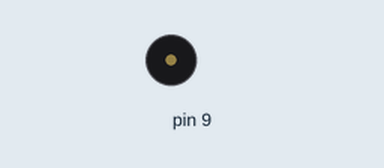
The sketch below on a simulated Arduino Uno, built with avr-gcc and run on an emulated ATmega328P. Parts: buzzer (waves = sounding).

Above: at 0.3 s.
At 11.6 s:
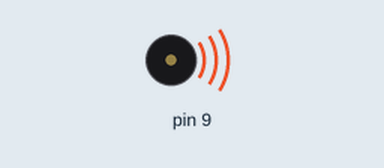
Timing chart, 0 to 13.2 s (numbered marks = the images above):
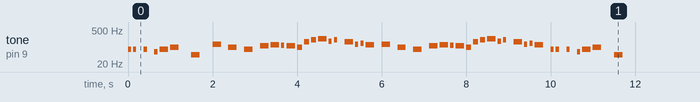

The sketch:

TEMA_MARIO.ino
```cpp
/* UNIVERSIDADE FEDERAL RURAL DO SEMI-ARIDO
   CENTRO DE CIENCIAS EXATAS E NATURAIS - CCEN
   ===== FISICA, MUSICA E ROBÓTICA =====
   Musica: Tema Super Mario Bros
   */

int c2 = 65, d2 = 73, e2 = 82, f2 = 87, g2 = 98, a2 = 110, aS2= 117, b2 = 123;

// COMPASSO: 4/4
int andamento = 180;
// tempo do compasso(s) = 240 / andamento
float tempo = (240 / andamento) * 1000;

// Oitavas: C3 -> C2*2
//          C1 -> C2/2
// notas na melodia:
int melodia[] = {
  e2,e2,0,e2,0,c2,e2,          g2,0,g2/2,0,
  c2*2,0,g2,0,e2,              0,a2,b2,aS2,a2,
  g2,e2*2,g2*2,a2*2,f2*2,g2*2, 0,e2*2,c2*2,d2*2,b2,0,
  c2*2,0,g2,0,e2,              0,a2,b2,aS2,a2,
  g2,e2*2,g2*2,a2*2,f2*2,g2*2, 0,e2*2,c2*2,d2*2,b2,0,
  e2,e2,0,e2,0,c2,e2,          g2,0,g2/2,0
};

// duracoes das notas: 4 = quarto de tempo, 8 = oitavo de tempo, etc.:
int duracaoNotas[] = {
  8,8,8,8,8,8,4, 4,4,4,4,
  4,8,4,8,4,     8,4,4,8,4,
  6,6,6,4,8,8,   8,4,8,8,4,8,
  4,8,4,8,4,     8,4,4,8,4,
  6,6,6,4,8,8,   8,4,8,8,4,8,
  8,8,8,8,8,8,4, 4,4,4,4
};

void setup() {
  // itera as notas das melodias:
  for (int nota = 0; nota < 66; nota++) {
    // para calcular a duracao da nota, utilizaremos um segundo
    // dividido pelo tipo da nota.
    // ex. tempo = 1000:
    // quarto de tempo = 1000 / 4, oitavo de tempo = 1000/8, etc.
    int duracaoNota = tempo / (duracaoNotas[nota]);
    tone(9, melodia[nota], duracaoNota - 50);

    // para distinguir as notas, reduziremos o tempo de nota tocado,
    // porem o tempo total utilizado pela nota se manterá.
    int pausaEntreNotas = duracaoNota;
    delay(pausaEntreNotas);
    // parar a funcao tone:
    noTone(9);
  }
}

void loop() {
  // nao precisa repetir a melodia.
}
```
